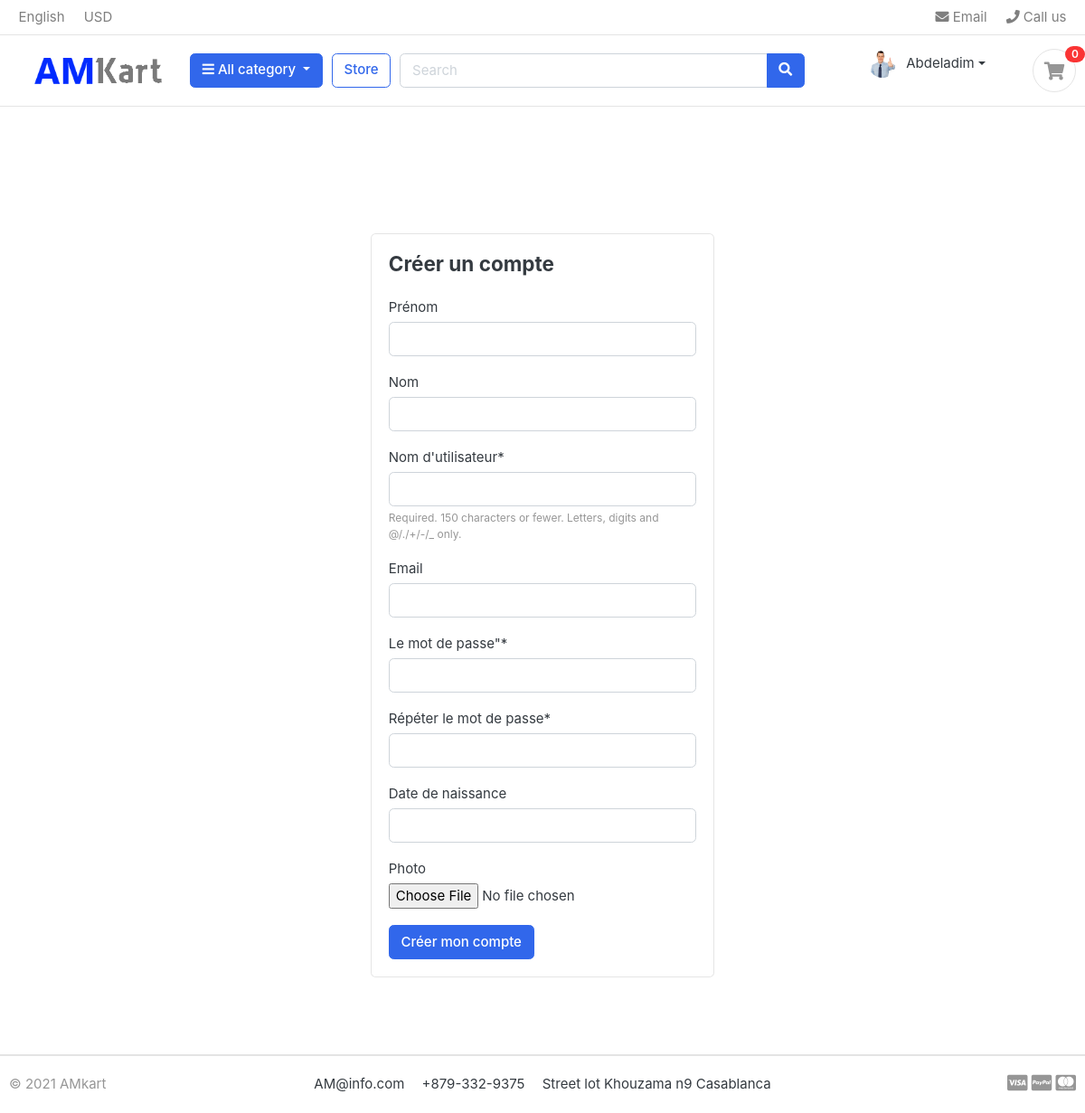
The page /register/ (signed in) on the database its author committed.
### shop/models.py (models this page shows, shortened)
class User(AbstractUser):
    is_costumer = models.BooleanField(default=False)
    is_admin = models.BooleanField(default=False)

class Costumer(models.Model):
    user = models.OneToOneField(User, on_delete=models.CASCADE)
    date_of_birth = models.DateField(blank=True, null=True)
    photo = models.ImageField(upload_to='images/costumers/', blank=True)

### shop/views.py (the view, shortened to what this page needs)
# urls.py: path('register/', views.Register.as_view(), name='register'),
class Register(View):
    def get(self, request):
        user_form = UserForm()
        costumer_form = CostumerForm()
        return render(request, 'client/register.html', {'user_form': user_form, 'costumer_form': costumer_form})

### shop/forms.py (shortened to what this page needs)
class UserForm(forms.ModelForm):
    password = forms.CharField(label='Le mot de passe"', widget=forms.PasswordInput)
    password2 = forms.CharField(label='Répéter le mot de passe', widget=forms.PasswordInput)
    class Meta:
        model = User
        fields = ('first_name', 'last_name', 'username', 'email')
        labels = {"first_name": "Prénom",
                  "last_name": "Nom",
                  "username": "Nom d'utilisateur",
                  "email": "Email"}

class CostumerForm(forms.ModelForm):
    class Meta:
        model = Costumer
        fields = ('date_of_birth', 'photo')
        labels = {"date_of_birth": "Date de naissance"}

### dashboard/models.py (called while the page is built)
    def get_url(self):
        return reverse('producct_by_cat', args=[self.id])

### shop/context_processors.py (called while the page is built)
def menu_Cat(request):
    Cat = Categorie.objects.all()
    return dict(Cat=Cat)

def cart(request):
    return {'cart': request.session.get(settings.CART_SESSION_ID)}

### templates/client/register.html (shortened to what this page needs)
{% extends 'client/base.html' %}
{% load crispy_forms_filters %}
{%load crispy_forms_tags%}
{% block content %}
 <section class="section-conten padding-y" style="min-height:84vh">
      <div class="card mx-auto" style="max-width: 380px; margin-top:100px;">
         <div class="card-body">
         <h4 class="card-title mb-4">Créer un compte</h4>
         <form  method="post" enctype="multipart/form-data">
            <div class="form-group">
            {{ user_form|crispy }}
            {{ costumer_form|crispy }}
            </div>
            <p><input type="submit" class="btn btn-primary" value="Créer mon compte"></p>
         </form>
         </div>
       </div>
        <br><br>
   </section>
{% endblock %}

### templates/client/includes/navbar.html (shortened to what this page needs)
{% load static %}
<header class="section-header">
<nav class="navbar p-md-0 navbar-expand-sm navbar-light border-bottom">
<div class="container">
  <div class="collapse navbar-collapse" id="navbarTop4">
    <ul class="navbar-nav mr-auto">
    	<li class="nav-item dropdown">
		 	<a href="#" class="nav-link">   English </a>
		</li>
		<li class="nav-item dropdown">
			<a href="#" class="nav-link"> USD </a>
		</li>
    </ul>
    <ul class="navbar-nav">
		<li><a href="#" class="nav-link"> <i class="fa fa-envelope"></i> Email </a></li>
		<li><a href="#" class="nav-link"> <i class="fa fa-phone"></i> Call us </a></li>
	</ul>
  </div>
</div>
</nav>
<section class="header-main border-bottom">
	<div class="container">
<div class="row align-items-center">
	<div class="col-lg-2 col-md-3 col-6">
		<a href="{% url 'home' %}" class="brand-wrap">
			<img class="logo" src="{% static 'images/logo2.png' %}">
		</a>
	</div>
	<div class="col-lg col-sm col-md col-6 flex-grow-0">
		<div class="category-wrap dropdown d-inline-block float-right">
			<button type="button" class="btn btn-primary dropdown-toggle" data-toggle="dropdown">
				<i class="fa fa-bars"></i> All category
			</button>
		</div>
	</div>
	<a href="{% url 'store' %}" class="btn btn-outline-primary">Store</a>
	<div class="col-lg  col-md-6 col-sm-12 col">
		<form action="{% url 'rechercher' %}" class="search" method="post">
			<div class="input-group w-100">
			    <input type="text" class="form-control" name ="cle" style="width:60%;" placeholder="Search">
			    <div class="input-group-append">
			      <button class="btn btn-primary" type="submit">
			        <i class="fa fa-search"></i>
			      </button>
			    </div>
		    </div>
		</form>
	</div>
	<div class="col-lg-3 col-sm-6 col-8 order-2 order-lg-3">
				<div class="d-flex justify-content-end mb-3 mb-lg-0">
					<div class="widget-header">
                        {% if request.user.is_authenticated and request.user.is_costumer%}
                          <div class="dropdown d-inline-block">
                            <a href="#" class="icontext mr-4 dropdown-toggle" data-toggle="dropdown" aria-expanded="false">
                                  <img class="icon icon-xs rounded-circle" src="{{request.user.costumer.photo.url}}">
                                  <div class="text">
                                        {{request.user.first_name}}
                                  </div>
                            </a>
                          </div>
                           {%else%}
                             <div>
                                 <small class="title text-muted">Welcome guest!</small>
                                 <a href="{%url 'login'%}">Sign in</a> <span class="dark-transp"> | </span>
                                 <a href="{% url 'register' %}"> Register</a>
                             </div>
   {%endif%}
					</div>
					<a href="{% url 'cart' %}" class="widget-header pl-3 ml-3">
						<div class="icon icon-sm rounded-circle border"><i class="fa fa-shopping-cart"></i></div>
						<span class="badge badge-pill badge-danger notify">{{ cart|length }}</span>
					</a>
				</div>
			</div>
</div>
	</div>
</section>
</header>

### static/css/ui.css (style rules this page uses)
html { font-family: "Inter", sans-serif; font-size: 15px; }
.icon-xs, .icon-sm, .icon-md, .icon-lg { display: inline-block; text-align: center; flex-shrink: 0; flex-grow: 0; }
.icon-xs { width: 32px; height: 32px; line-height: 32px !important; font-size: 16px; }
.icon-sm { width: 48px; height: 48px; line-height: 48px !important; font-size: 20px; }
.padding-y { padding-top: 40px; padding-bottom: 40px; }
article:after, .form-group:after { display: block; clear: both; content: ""; }
p:last-child { margin-bottom: 0; }
.header-main { position: relative; padding-top: 1rem; padding-bottom: 1rem; }
.brand-wrap .logo, .navbar-brand .logo { margin-right: 7px; max-height: 42px; display: inline-block; }
.widget-header { display: inline-block; vertical-align: middle; position: relative; }
.widget-header a { color: #343a40; }
.widget-header i { color: #969696; }
.widget-header .notify { position: absolute; top: -3px; right: -10px; }
.icontext { display: inline-flex; align-items: center; vertical-align: middle; }
.icontext .text { width: 100%; line-height: 1.2; }
.icontext .icon { position: relative; margin-right: 10px; flex-shrink: 0; flex-grow: 0; }
.notify { position: absolute; top: -4px; right: -10px; display: inline-block; padding: 0.25em 0.6em; font-size: 12px; line-height: 1; text-align: center; border-radius: 3rem; color: #fff; background-color: #fa3434; }

### rows shown on the page
User: user.costumer.photo (picture), user.first_name "Abdeladim"

### other values the page prints
{{ cart|length }} "0"
